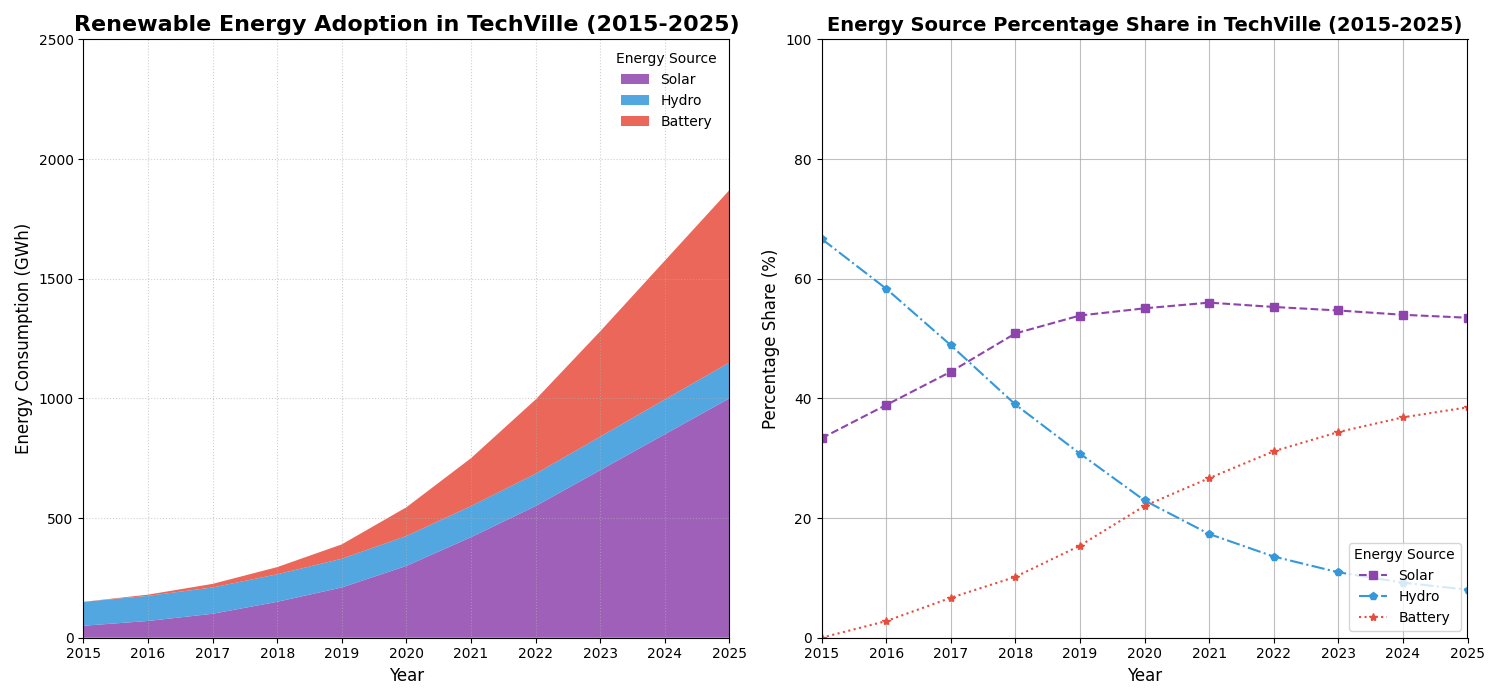

Write the Python code that produced this figure.
import matplotlib.pyplot as plt
import numpy as np

years = np.arange(2015, 2026)
solar = np.array([50, 70, 100, 150, 210, 300, 420, 550, 700, 850, 1000])
hydro = np.array([100, 105, 110, 115, 120, 125, 130, 135, 140, 145, 150])
battery_storage = np.array([0, 5, 15, 30, 60, 120, 200, 310, 440, 580, 720])

total_consumption = solar + hydro + battery_storage
solar_share = (solar / total_consumption) * 100
hydro_share = (hydro / total_consumption) * 100
battery_storage_share = (battery_storage / total_consumption) * 100

fig, axs = plt.subplots(1, 2, figsize=(15, 7))

# Modifying style elements for the stackplot
axs[0].stackplot(years, solar, hydro, battery_storage, 
                 labels=['Solar', 'Hydro', 'Battery'], 
                 colors=['#8E44AD', '#3498DB', '#E74C3C'], alpha=0.85)
axs[0].set_title("Renewable Energy Adoption in TechVille (2015-2025)", fontsize=16, fontweight='bold')
axs[0].set_xlabel("Year", fontsize=12)
axs[0].set_ylabel("Energy Consumption (GWh)", fontsize=12)
axs[0].legend(loc='upper right', title="Energy Source", frameon=False)
axs[0].grid(True, linestyle=':', alpha=0.6)
axs[0].set_xticks(years)
axs[0].set_xlim(2015, 2025)
axs[0].set_ylim(0, 2500)

# Modifying style elements for the line plots
axs[1].plot(years, solar_share, label='Solar', color='#8E44AD', marker='s', linestyle='--')
axs[1].plot(years, hydro_share, label='Hydro', color='#3498DB', marker='p', linestyle='-.')
axs[1].plot(years, battery_storage_share, label='Battery', color='#E74C3C', marker='*', linestyle=':')
axs[1].set_title("Energy Source Percentage Share in TechVille (2015-2025)", fontsize=14, fontweight='bold')
axs[1].set_xlabel("Year", fontsize=12)
axs[1].set_ylabel("Percentage Share (%)", fontsize=12)
axs[1].legend(loc='lower right', title="Energy Source", frameon=True)
axs[1].grid(True, linestyle='-', alpha=0.8)
axs[1].set_xticks(years)
axs[1].set_xlim(2015, 2025)
axs[1].set_ylim(0, 100)

plt.tight_layout()
plt.show()
